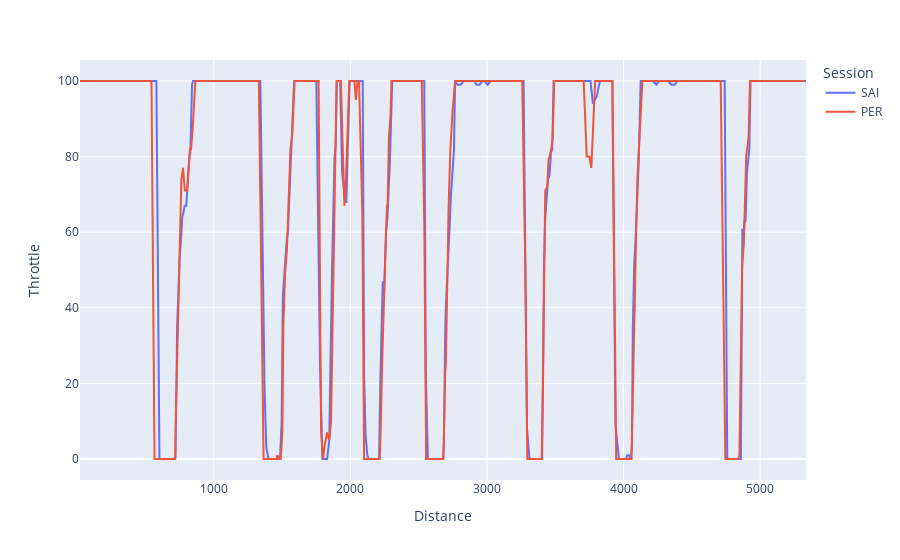

Notebook source saved alongside this figure:
### Code cell
fig = px.line(leclerc, "Distance", "Throttle", color="Session")
fig.show()

### Figure 1 — Plotly figure (JSON) as saved in the notebook; plotly's stock layout.template omitted (floating-point values rounded to 4 significant figures; data arrays with more than 128 entries replaced by an {"elided": "..."} marker saying what was removed)
{"data": [{"hovertemplate": "Session=SAI<br>Distance=%{x}<br>Throttle=%{y}<extra></extra>", "legendgroup": "SAI", "line": {"color": "#636efa", "dash": "solid"}, "marker": {"symbol": "circle"}, "mode": "lines", "name": "SAI", "orientation": "v", "showlegend": true, "type": "scatter", "x": {"elided": "354 float values"}, "xaxis": "x", "y": {"elided": "354 int values"}, "yaxis": "y"}, {"hovertemplate": "Session=PER<br>Distance=%{x}<br>Throttle=%{y}<extra></extra>", "legendgroup": "PER", "line": {"color": "#EF553B", "dash": "solid"}, "marker": {"symbol": "circle"}, "mode": "lines", "name": "PER", "orientation": "v", "showlegend": true, "type": "scatter", "x": {"elided": "356 float values"}, "xaxis": "x", "y": {"elided": "356 int values"}, "yaxis": "y"}], "layout": {"legend": {"title": {"text": "Session"}, "tracegroupgap": 0}, "margin": {"t": 60}, "xaxis": {"anchor": "y", "domain": [0, 1], "title": {"text": "Distance"}}, "yaxis": {"anchor": "x", "domain": [0, 1], "title": {"text": "Throttle"}}}}
